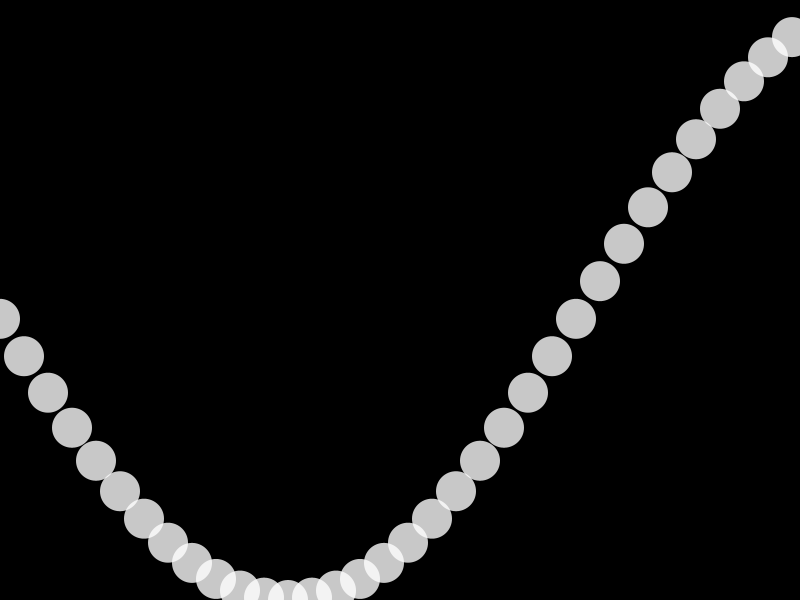
Frame 1 (no input)
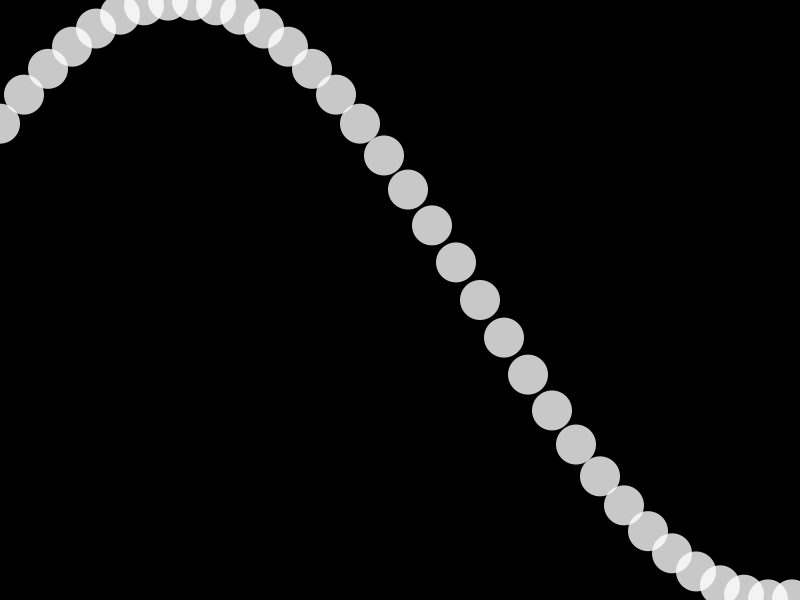
Frame 60 (the mouse pressed at the canvas centre just before this capture)
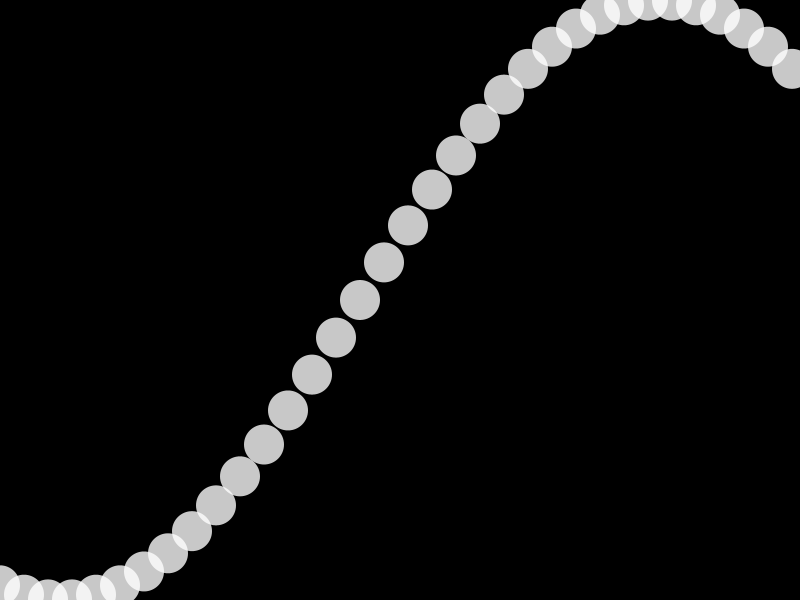
Frame 120 (the mouse held since frame 60 and released just before this capture)

The Processing sketch that drew these frames (run headless with seeded random() and noise(); from frame 60 on, the mouse is pressed at the canvas centre):

// Processing sketch: shm_sin_06_06_22
// ── shm_sin_06_06_22.pde
float amp;
float period = 50;
float startTime = 0;
float timeVel = 1;

void setup(){
  size(800, 600);
  amp = height/2;
  
}

void draw(){
  background(0);
  noStroke();
  
  startTime += 0.5;
  float time = startTime;
  
  for (int x = 0; x <= width; x += 24){
    float y = map(amp * sin((time/period) * TWO_PI), amp * -1, amp, 0, height);
    fill(255, 200);
    ellipse(x, y, 40, 40);
    time += timeVel;
  }
  
}
